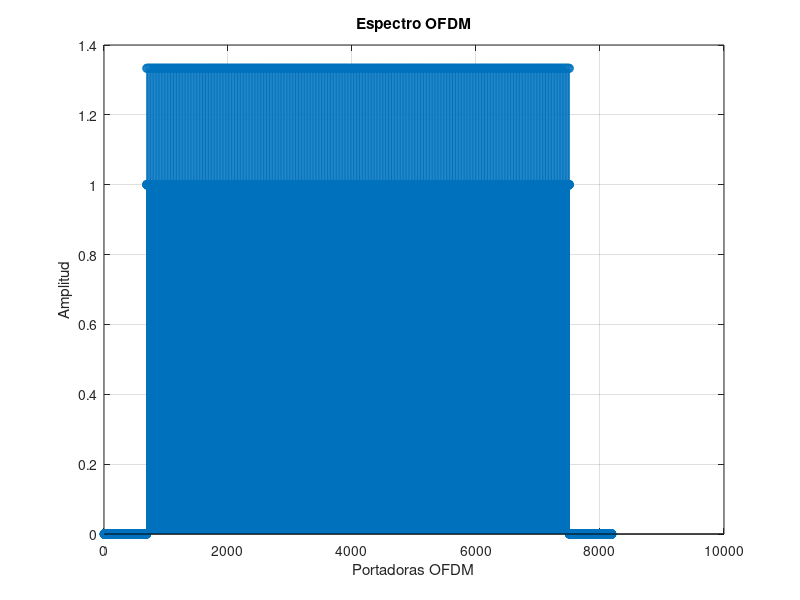
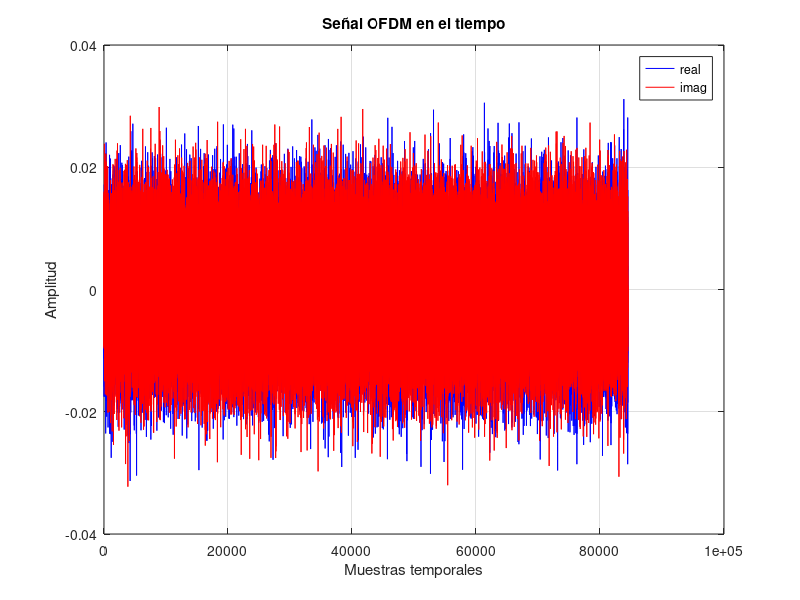
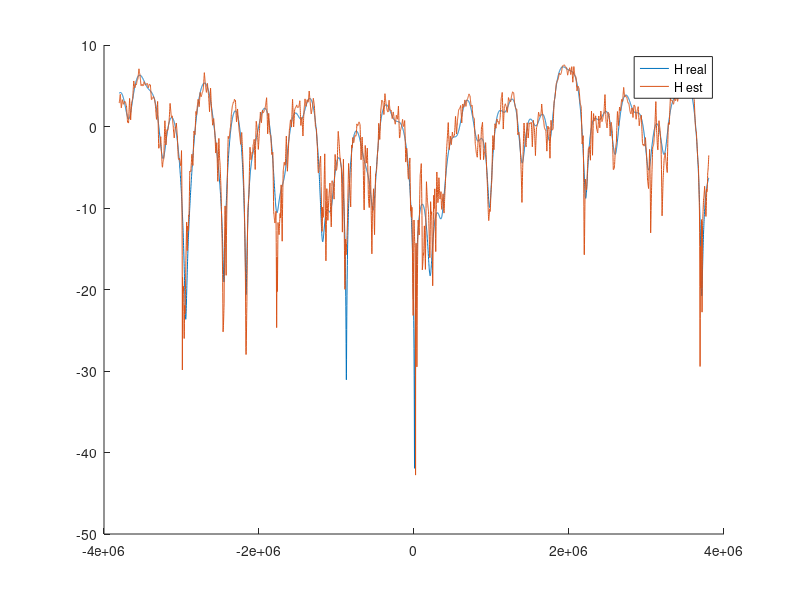
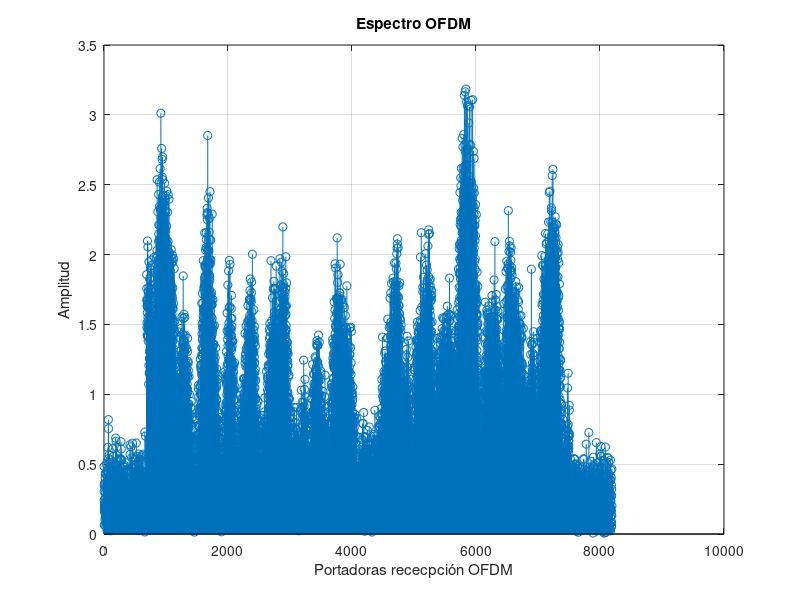

MATLAB code to generate these figures, in order:
clear;
close all;
%% Configuración del sistema OFDM
NUM_SYMB = 10;       % Número de símbols a transmitir
SEED=100;            % Semilla para el generador de números aleatorios
CONSTEL = 'QPSK';    % Constelación utilizada BPSK o QPSK
MODO = '8K';
SNR=10;             %SNR en dB

tic

% Inicializamos el generador de números aleatorios con la semilla
rng(SEED);

% Definición de la constelación
switch MODO
    case '2K'
        N_portadoras = 1705;
        T_U = 224e-6;        % Tiempo útil
        NFFT=2048;
    case '8K'
        N_portadoras = 6817;
        T_U = 896e-6;
        NFFT=8192;
end

N_pilotos = ceil(N_portadoras/12);
NDATA=N_portadoras- N_pilotos;   
NCP = NFFT/32;            % Número de muestras del prefijo cíclico

PLOC=1:12:N_portadoras;

switch CONSTEL
    case 'BPSK'
        M=1;
        C=[1 -1];
    case 'QPSK'
        C=[1+1i 1-1i -1+1i -1-1i];
        M=2;      
end

% scatterplot(C);
% grid
% title('Constelación')

%% Transmisor
% Generación de los bits a transmitir
numbits = NUM_SYMB*NDATA*M;
bits_tx = rand(numbits, 1)>0.5; % numbits x 1

% Bits to symbols
aux  = reshape(bits_tx, M, []).'; % numbits/M x M
symb = zeros(size(aux, 1),1);     % numbits/M x 1
for k=1:M
    symb = symb + (2^(k-1))*aux(:,k); % primera columna = lsb 
end

% Mapper
const_points = C(symb+1); % numbits/M x 1
const_points = const_points./(sqrt(2));

% scatterplot(const_points);
% grid
% title('Constelación transmitida') 

% Símbolos OFDM en frecuencia (rejilla tiempo frecuencia)
ofdm_freq = zeros(NFFT, NUM_SYMB); % NFFT x NUM_SYMB
ofdm_util = ofdm_freq(ceil((NFFT-N_portadoras)/2)+(1:N_portadoras),:);

registro = ones(1,11);
registro_salida = zeros(1,N_pilotos);
for n = 1:N_pilotos
    % registro_salida = [registro(end),registro_salida(1:end-1)];
    registro_salida(n) = registro(end);
    registro = [xor(registro(end),registro(end-2)),registro(1:(end-1))];
end

pilotos = zeros(N_pilotos,10);
for n = 1:NUM_SYMB
    pilotos(:,n) = 4/3*2*(0.5-registro_salida);
end

ofdm_util(PLOC,:) = pilotos;
ofdm_util(ofdm_util==0) = const_points;
ofdm_freq(ceil((NFFT-N_portadoras)/2)+(1:N_portadoras),:) = ofdm_util;

figure
stem(abs(ofdm_freq(:,1))); % Pintamos un único símbolo
grid
xlabel('Portadoras OFDM');
ylabel('Amplitud');
title('Espectro OFDM')

% ifftshift permite pasar de una representación del espectro con el f=0 en el
% centro a una representación con f=0 a la izquierda.
% Importante el 1 para hacer la transformación en la dimensión correcta
ofdm_freq=ifftshift(ofdm_freq, 1); % NFFT x NUM_SYMB


% Modulacion OFDM
% Importante el 1 para hacer la transformación en la dimensión correcta
ofdm_time = ifft(ofdm_freq, NFFT, 1); % NFFT x NUM_SYMB

% Prefijo cíclico de forma matricial
ofdm_time = [ofdm_time(end-(NCP-1):end, :); ofdm_time];

% Salida secuencial (el : lee por columnas)
tx = ofdm_time(:); % (NFFT+NCP)·NUM_SYMB x 1
 
figure
plot(real(tx), 'b-');
hold on
plot(imag(tx), 'r-');
xlabel('Muestras temporales');
ylabel('Amplitud');
legend('real', 'imag');
grid
title('Señal OFDM en el tiempo')

% Espectro de la señal transmitida
% figure
% pwelch(tx);

%% Canal AWGN


% Canal real

parametros = [0.057662 1.003019 4.855121
0.176809 5.422091 3.419109
0.407163 0.518650 5.864470
0.303585 2.751772 2.215894
0.258782 0.602895 3.758058
0.061831 1.016585 5.430202
0.150340 0.143556 3.952093
0.051534 0.153832 1.093586
0.185074 3.324866 5.775198
0.400967 1.935570 0.154459
0.295723 0.429948 5.928383
0.350825 3.228872 3.053023
0.262909 0.848831 0.628578
0.225894 0.073883 2.128544
0.170996 0.203952 1.099463
0.149723 0.194207 3.462951
0.240140 0.924450 3.664773
0.116587 1.381320 2.833799
0.221155 0.640512 3.334290
0.259730 1.368671 0.393889];

rho_i = parametros(:,1);
tau_i = parametros(:,2)*10^-6;
theta_i = parametros(:,3);


delta_f = 1/T_U;
k = (-NFFT/2:NFFT/2-1);

H_real = zeros(NFFT,1);
% for n= 1:2048
%     H_real(n,1) = sum(rho_i.*exp(-1i*theta_i).*exp(-1i*2*pi*k(n)*delta_f*tau_i));
% end

for n = 1:20
    H_real = H_real + rho_i(n)*exp(-1i*theta_i(n))*exp(-1i*2*pi*k.'*delta_f*tau_i(n));
end

figure, hold on, plot((-floor(N_portadoras/2):ceil(N_portadoras/2)-1)*delta_f,20*log10(abs(H_real(NFFT/2-floor(N_portadoras/2):NFFT/2+ceil(N_portadoras/2)-1))))


h_real_tiempo = ifft(ifftshift(H_real),NFFT,1);

rx_antena = conv(h_real_tiempo,tx);
rx_antena = rx_antena(1:end-(NFFT-1),1);

% figure
% plot(real(rx_antena), 'b-');
% hold on
% plot(imag(rx_antena), 'r-');
% xlabel('Muestras temporales');
% ylabel('Amplitud');
% legend('real', 'imag');
% grid
% title('Señal OFDM en el tiempo')


% Ruido
Ps = mean(tx.*conj(tx)); % Potencia de señal
nsr = 10^(-SNR/10);      % Pn/Ps

noise = (randn(size(tx))+1i*randn(size(tx))) / sqrt(2); % Ruido complejo de potencia 1
noise = sqrt(Ps*nsr).*noise; % Ruido complejo de potencia Ps*snr
% Alternativa a las dos líneas anteriores:
% noise = wgn(size(tx,1), 1, Ps*nsr, 'complex');

rx = rx_antena+noise;
% rx = rx_antena;

% Return termina la ejecución del script. Las líneas de después no se
% ejecutarán
% return


%% Receptor
% TO-DO: Receptor (operaciones inversas al transmisor)

ofdm_time_r_NCP = reshape(rx,NFFT+NCP,NUM_SYMB);

ofdm_time_r=ofdm_time_r_NCP(NCP+1:end,:);

ofdm_freq_r=fft(ofdm_time_r,NFFT,1);

ofdm_freq_r= fftshift(ofdm_freq_r,1);

ofdm_util_r =ofdm_freq_r(ceil((NFFT-N_portadoras)/2)+(1:N_portadoras),:);

% scatterplot(ofdm_util_r(:,1))

figure
stem(abs(ofdm_freq_r(:,1))); % Pintamos un único símbolo
grid
xlabel('Portadoras rececpción OFDM');
ylabel('Amplitud');
title('Espectro OFDM')


H_est = zeros(N_portadoras,1);
% H_est(PLOC,1) = H_real(PLOC+NFFT/2-ceil(1705/2),1);
H_est(PLOC,1) = ofdm_util_r(PLOC,1)./pilotos(:,1);

% Interpolación lineal de H_est
x = 1:12;
for n = 1:N_pilotos-1 % ceil(PLOC/12)
    b = H_est((n-1)*12+1);
    a = (H_est(12*n+1) - H_est((n-1)*12+1))/12;
    y = a*x + b;
    H_est((n-1)*12+2:12*n+1) = y;
end

figure(3)
plot((-floor(N_portadoras/2):ceil(N_portadoras/2)-1)*delta_f,20*log10(abs(H_est)))
legend('H real','H est')


% División en frecuencia Tx = Rx / H_est
S_tx = ofdm_util_r./H_est;

% Quitamos los pilotos
S_tx(PLOC,:) = []; 

% Concatenar los bits recibidos
rx_constel = reshape(S_tx,(N_portadoras-N_pilotos)*NUM_SYMB,1).';

scatterplot(rx_constel);

% Demap
switch CONSTEL
    case 'BPSK'
        bits_rx = rx_constel<0;
    case 'QPSK'
        bits_rx = zeros(1,length(rx_constel)*2);
        bits_rx(2:2:end) = real(rx_constel)<0;
        bits_rx(1:2:end) = imag(rx_constel)<0;
end

BER = mean(xor(bits_rx, bits_tx.'));
fprintf(1, 'BER = %f\n', BER);
toc
